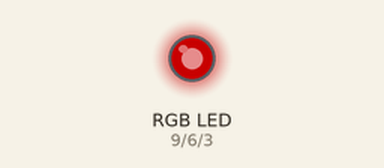
Bench run of a sketch on a simulated Arduino Uno, built with avr-gcc and run on an emulated ATmega328P. On the bench: an RGB LED mixed from three pins (HIGH = lit). Dim RGB values are drawn brighter than linear.

Above: at 0.05 s.
At 2.65 s:
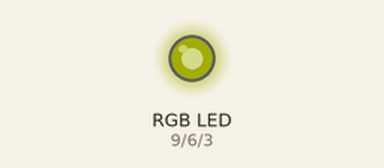
At 6.35 s:
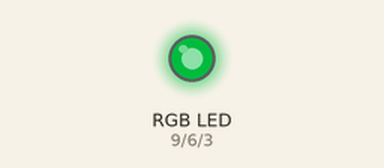
At 9.55 s:
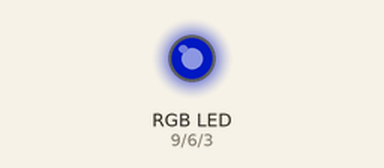
At 12.75 s:
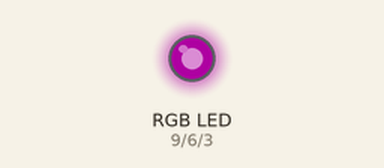
Timing chart, 0 to 19.7 s (numbered marks = the images above):
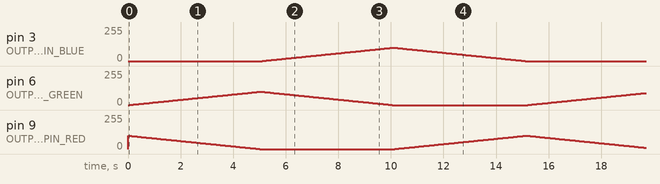

The sketch:

rgb_led.ino
```cpp
int OUTPUT_PIN_RED = 9;  // D9
int OUTPUT_PIN_GREEN = 6;  // D6
int OUTPUT_PIN_BLUE = 3;  // D3

int MAX_OUT = 100;
int DELAY = 50;

void setup() {
	pinMode(OUTPUT_PIN_RED, OUTPUT);
	pinMode(OUTPUT_PIN_GREEN, OUTPUT);
	pinMode(OUTPUT_PIN_BLUE, OUTPUT);

  analogWrite(OUTPUT_PIN_RED, 0);
  analogWrite(OUTPUT_PIN_GREEN, 0);
  analogWrite(OUTPUT_PIN_BLUE, 0);
}

void loop() {
  smoothTransition(OUTPUT_PIN_RED, OUTPUT_PIN_GREEN);
  smoothTransition(OUTPUT_PIN_GREEN, OUTPUT_PIN_BLUE);
  smoothTransition(OUTPUT_PIN_BLUE, OUTPUT_PIN_RED);
}

void smoothTransition(int pinFrom, int pinTo){
  for(int i = 0; i <= MAX_OUT; i++){
      analogWrite(pinTo, i);
      analogWrite(pinFrom, MAX_OUT - i);

      delay(DELAY);
  }
}
```
